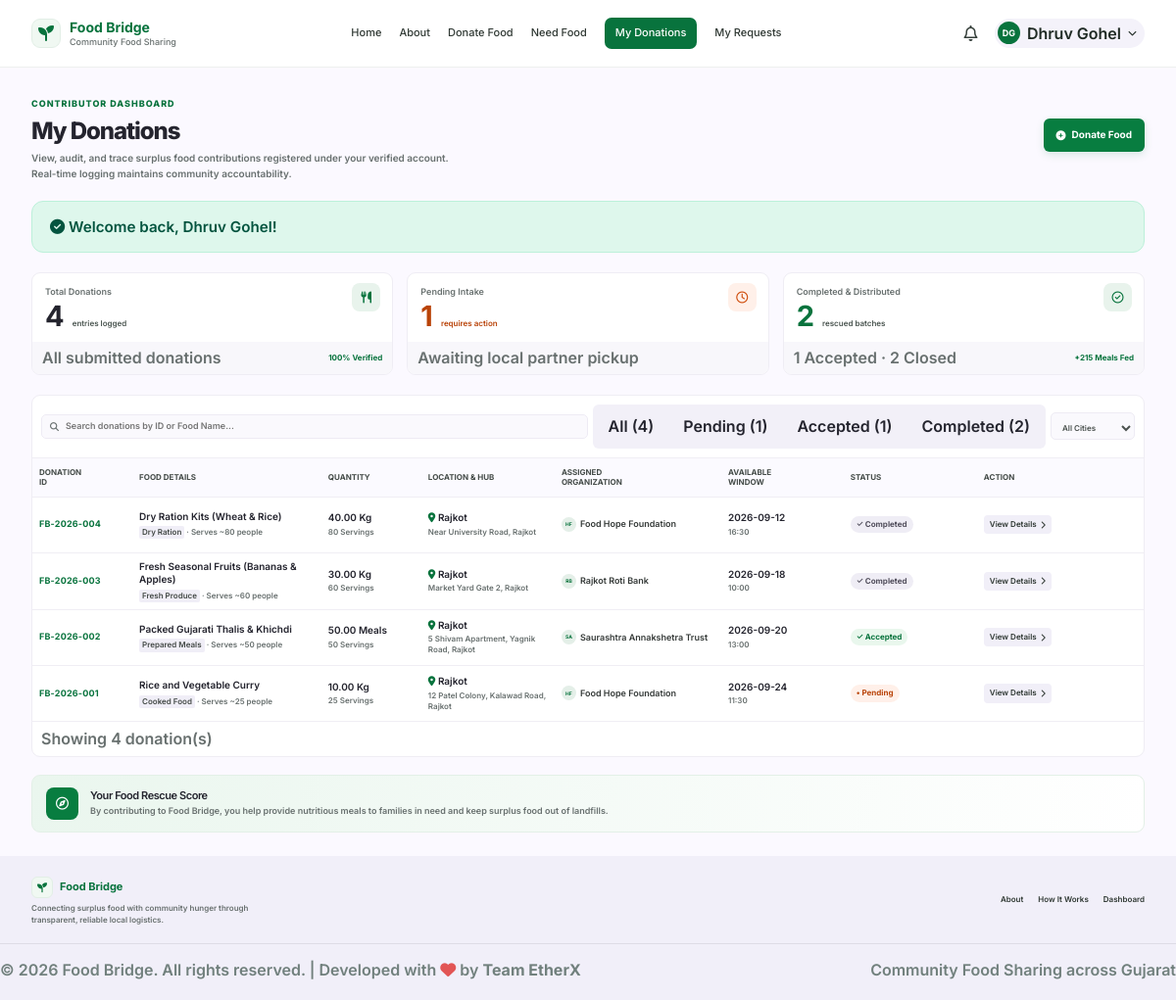
The page /my-donations.php (signed in) on the database its author committed.
### tables this page shows
CREATE TABLE IF NOT EXISTS `users` (
  `id` INT AUTO_INCREMENT PRIMARY KEY,
  `name` VARCHAR(150) NOT NULL,
  `email` VARCHAR(150) NOT NULL UNIQUE,
  `phone` VARCHAR(30) NOT NULL,
  `password` VARCHAR(255) NOT NULL,
  `city` VARCHAR(100) NOT NULL,
  `role` ENUM('user', 'admin') DEFAULT 'user',
  `status` ENUM('Active', 'Inactive', 'Blocked') DEFAULT 'Active',
  `created_at` DATETIME DEFAULT CURRENT_TIMESTAMP,
  `updated_at` DATETIME DEFAULT CURRENT_TIMESTAMP ON UPDATE CURRENT_TIMESTAMP,
  INDEX `idx_users_phone` (`phone`)
);

CREATE TABLE IF NOT EXISTS `donations` (
  `id` INT AUTO_INCREMENT PRIMARY KEY,
  `donation_code` VARCHAR(50) NOT NULL UNIQUE,
  `user_id` INT NOT NULL,
  `food_name` VARCHAR(255) NOT NULL,
  `food_type` VARCHAR(100) NOT NULL,
  `quantity` DECIMAL(10,2) NOT NULL,
  `unit` VARCHAR(50) NOT NULL DEFAULT 'Kg',
  `serves` INT NOT NULL DEFAULT 10,
  `available_date` DATE NOT NULL,
  `available_time` VARCHAR(50) NOT NULL,
  `food_photo` VARCHAR(255) DEFAULT NULL,
  `notes` TEXT DEFAULT NULL,
  `city_id` INT NOT NULL,
  `organization_id` INT NOT NULL,
  `pickup_address` TEXT DEFAULT NULL,
  `contact_phone` VARCHAR(50) DEFAULT NULL,
  `status` ENUM('Pending', 'Accepted', 'Completed', 'Cancelled') DEFAULT 'Pending',
  `created_at` DATETIME DEFAULT CURRENT_TIMESTAMP,
  `updated_at` DATETIME DEFAULT CURRENT_TIMESTAMP ON UPDATE CURRENT_TIMESTAMP,
  INDEX `idx_don_status` (`status`),
  INDEX `idx_don_created` (`created_at`),
  FOREIGN KEY (`user_id`) REFERENCES `users`(`id`) ON DELETE CASCADE,
  FOREIGN KEY (`city_id`) REFERENCES `cities`(`id`) ON DELETE RESTRICT,
  FOREIGN KEY (`organization_id`) REFERENCES `organizations`(`id`) ON DELETE RESTRICT
);

CREATE TABLE IF NOT EXISTS `cities` (
  `id` INT AUTO_INCREMENT PRIMARY KEY,
  `name` VARCHAR(100) NOT NULL UNIQUE,
  `status_label` VARCHAR(100) DEFAULT 'Active Hub',
  `centers_count` INT DEFAULT 4,
  `description` VARCHAR(255) DEFAULT '',
  `eta_info` VARCHAR(100) DEFAULT '< 45 mins',
  `is_active` TINYINT(1) DEFAULT 1,
  `created_at` DATETIME DEFAULT CURRENT_TIMESTAMP
);

CREATE TABLE IF NOT EXISTS `organizations` (
  `id` INT AUTO_INCREMENT PRIMARY KEY,
  `city_id` INT NOT NULL,
  `name` VARCHAR(150) NOT NULL,
  `short_code` VARCHAR(10) DEFAULT 'HF',
  `category` VARCHAR(100) DEFAULT 'Verified NGO distribution',
  `rating_info` VARCHAR(100) DEFAULT 'Admin Vetted Partner',
  `address` VARCHAR(255) NOT NULL,
  `distance_info` VARCHAR(100) DEFAULT '1.8 km from Pickup Hub',
  `phone` VARCHAR(50) DEFAULT '+91 828145-FOOD',
  `accepted_items` VARCHAR(255) DEFAULT 'Cooked Food, Packaged Food, Fresh Fruits',
  `description` TEXT,
  `is_active` TINYINT(1) DEFAULT 1,
  `created_at` DATETIME DEFAULT CURRENT_TIMESTAMP,
  INDEX `idx_org_active` (`is_active`),
  FOREIGN KEY (`city_id`) REFERENCES `cities`(`id`) ON DELETE CASCADE
);

### config/auth.php (called while the page is built, shortened)
<?php
require_once __DIR__ . '/db.php';
function isLoggedIn(): bool {
    return isset($_SESSION['user_id']) && !empty($_SESSION['user_id']);
}
function currentUser(): ?array {
    static $user = null;
    if ($user === null) {
        $db = getDB();
        $stmt = $db->prepare("SELECT id, name, email, phone, city, role, status, created_at FROM users WHERE id = ?");
        $stmt->execute([$_SESSION['user_id']]);
        $user = $stmt->fetch() ?: null;
    }
    return $user;
}

### config/db.php (called while the page is built, shortened)
<?php
function getFlash(): ?array {
    if (isset($_SESSION['flash'])) {
        $flash = $_SESSION['flash'];
        return $flash;
    }
    return null;
}
function sanitize(?string $input): string {
    return trim($input ?? '');
}

### my-donations.php (the view, shortened to what this page needs)
<?php
require_once __DIR__ . '/config/db.php';
require_once __DIR__ . '/config/auth.php';
$user = currentUser();
$db = getDB();
$flash = getFlash();
$search = sanitize($_GET['search'] ?? '');
$statusFilter = sanitize($_GET['status'] ?? '');
$query = "SELECT d.*, c.name as city_name, o.name as org_name, o.short_code as org_code
          FROM donations d
          LEFT JOIN cities c ON d.city_id = c.id
          LEFT JOIN organizations o ON d.organization_id = o.id
          WHERE d.user_id = ?";
$params = [$user['id']];
$query .= " ORDER BY d.id DESC";
$stmt = $db->prepare($query);
$stmt->execute($params);
$donations = $stmt->fetchAll();
$statStmt = $db->prepare("SELECT
    COUNT(*) as total,
    SUM(CASE WHEN status = 'Pending' THEN 1 ELSE 0 END) as pending_cnt,
    SUM(CASE WHEN status = 'Accepted' THEN 1 ELSE 0 END) as accepted_cnt,
    SUM(CASE WHEN status = 'Completed' THEN 1 ELSE 0 END) as completed_cnt,
    SUM(serves) as total_servings
    FROM donations WHERE user_id = ?");
$statStmt->execute([$user['id']]);
$stats = $statStmt->fetch() ?: ['total' => 0, 'pending_cnt' => 0, 'accepted_cnt' => 0, 'completed_cnt' => 0, 'total_servings' => 0];
?>
<!DOCTYPE html>
<html lang="en">
<head>
  <link rel="stylesheet" href="https://cdnjs.cloudflare.com/ajax/libs/font-awesome/6.5.0/css/all.min.css">
  <link rel="stylesheet" href="css/style.css">
  <link rel="stylesheet" href="css/app-header.css">
  <link rel="stylesheet" href="css/my-donations.css">
</head>
<body class="donations-page">
  <?php $activeHeaderPage = 'donations'; include __DIR__ . '/includes/app-header.php'; ?>
  <main class="donations-main">
    <section class="donations-heading">
      <div>
        <span class="donations-eyebrow">CONTRIBUTOR DASHBOARD</span>
        <h1>My Donations</h1>
        <p>View, audit, and trace surplus food contributions registered under your verified account.<br class="desktop-break"> Real-time logging maintains community accountability.</p>
      </div>
      <a class="donate-cta" href="donate-food.php"><i class="fa-solid fa-circle-plus" aria-hidden="true"></i> Donate Food</a>
    </section>
    <?php if ($flash): ?>
      <div style="background: #def7ec; color: #03543f; padding: 14px 18px; border-radius: 12px; margin-bottom: 20px; font-size: 0.95rem; border: 1px solid #bcf0da;">
        <i class="fa-solid fa-circle-check"></i> <?php echo htmlspecialchars($flash['message']); ?>
      </div>
    <?php endif; ?>
    <section class="donation-stats" aria-label="Donation summary">
      <article class="donation-stat">
        <div class="stat-main">
          <span>Total Donations</span>
          <strong><?php echo intval($stats['total']); ?></strong>
          <small>entries logged</small>
          <i class="fa-solid fa-utensils stat-icon" aria-hidden="true"></i>
        </div>
        <div class="stat-foot"><span>All submitted donations</span><strong>100% Verified</strong></div>
      </article>
      <article class="donation-stat pending">
        <div class="stat-main">
          <span>Pending Intake</span>
          <strong><?php echo intval($stats['pending_cnt']); ?></strong>
          <small>requires action</small>
          <i class="fa-regular fa-clock stat-icon" aria-hidden="true"></i>
        </div>
        <div class="stat-foot"><span>Awaiting local partner pickup</span></div>
      </article>
      <article class="donation-stat completed">
        <div class="stat-main">
          <span>Completed &amp; Distributed</span>
          <strong><?php echo intval($stats['completed_cnt']); ?></strong>
          <small>rescued batches</small>
          <i class="fa-regular fa-circle-check stat-icon" aria-hidden="true"></i>
        </div>
        <div class="stat-foot"><span><?php echo intval($stats['accepted_cnt']); ?> Accepted · <?php echo intval($stats['completed_cnt']); ?> Closed</span><strong>+<?php echo intval($stats['total_servings'] ?? 0); ?> Meals Fed</strong></div>
      </article>
    </section>
    <section class="donation-records" aria-label="Donation records">
      <form method="GET" action="my-donations.php" class="donation-toolbar">
        <label class="donation-search">
          <i class="fa-solid fa-magnifying-glass" aria-hidden="true"></i>
          <input type="search" name="search" value="<?php echo htmlspecialchars($search); ?>" placeholder="Search donations by ID or Food Name...">
        </label>
        <div class="donation-filters" aria-label="Filter donations">
          <a href="my-donations.php" class="<?php echo empty($statusFilter) ? 'selected' : ''; ?>" style="display:inline-block; padding: 8px 14px; text-decoration:none;">All (<?php echo intval($stats['total']); ?>)</a>
          <a href="my-donations.php?status=Pending" class="<?php echo $statusFilter === 'Pending' ? 'selected' : ''; ?>" style="display:inline-block; padding: 8px 14px; text-decoration:none;">Pending (<?php echo intval($stats['pending_cnt']); ?>)</a>
          <a href="my-donations.php?status=Accepted" class="<?php echo $statusFilter === 'Accepted' ? 'selected' : ''; ?>" style="display:inline-block; padding: 8px 14px; text-decoration:none;">Accepted (<?php echo intval($stats['accepted_cnt']); ?>)</a>
          <a href="my-donations.php?status=Completed" class="<?php echo $statusFilter === 'Completed' ? 'selected' : ''; ?>" style="display:inline-block; padding: 8px 14px; text-decoration:none;">Completed (<?php echo intval($stats['completed_cnt']); ?>)</a>
        </div>
        <label class="city-filter">
          <select name="city" onchange="this.form.submit()" aria-label="Filter by city">
            <option value="">All Cities</option>
          </select>
        </label>
      </form>
      <div class="donation-table-wrap">
        <table class="donation-table">
          <thead>
            <tr>
              <th scope="col">Donation<br>ID</th>
              <th scope="col">Food Details</th>
              <th scope="col">Quantity</th>
              <th scope="col">Location &amp; Hub</th>
              <th scope="col">Assigned<br>Organization</th>
              <th scope="col">Available<br>Window</th>
              <th scope="col">Status</th>
              <th scope="col">Action</th>
            </tr>
          </thead>
          <tbody>
            <?php if (empty($donations)): ?>
              <tr>
                <td colspan="8" style="text-align: center; padding: 36px; color: #677774;">
                  <i class="fa-solid fa-basket-shopping" style="font-size: 2rem; margin-bottom: 8px; display: block; color: #9bb0a8;"></i>
                  No donations found. <a href="donate-food.php" style="color: #1f8c5a; font-weight: 700;">Donate surplus food now</a>.
                </td>
              </tr>
            <?php else: ?>
              <?php foreach ($donations as $row):
                $statusClass = strtolower($row['status']) . '-status';
                $codeFormatted = htmlspecialchars($row['donation_code']);
              ?>
                <tr>
                  <td><strong class="donation-id"><?php echo $codeFormatted; ?></strong></td>
                  <td><strong><?php echo htmlspecialchars($row['food_name']); ?></strong><span class="food-tags"><em><?php echo htmlspecialchars($row['food_type']); ?></em> · Serves ~<?php echo htmlspecialchars($row['serves']); ?> people</span></td>
                  <td><strong><?php echo htmlspecialchars($row['quantity'] . ' ' . $row['unit']); ?></strong><span><?php echo htmlspecialchars($row['serves']); ?> Servings</span></td>
                  <td><strong class="location"><i class="fa-solid fa-location-dot" aria-hidden="true"></i> <?php echo htmlspecialchars($row['city_name'] ?? 'Rajkot'); ?></strong><span><?php echo htmlspecialchars($row['pickup_address'] ?? 'Municipal Hub'); ?></span></td>
                  <td><span class="organization"><b><?php echo htmlspecialchars($row['org_code'] ?? 'HF'); ?></b> <?php echo htmlspecialchars($row['org_name'] ?? 'Community Hub'); ?></span></td>
                  <td><strong><?php echo htmlspecialchars($row['available_date']); ?></strong><span><?php echo htmlspecialchars($row['available_time']); ?></span></td>
                  <td><span class="status <?php echo $statusClass; ?>"><?php echo htmlspecialchars($row['status']); ?></span></td>
                  <td><a class="details-link" href="donation-details.php?id=<?php echo $row['id']; ?>">View Details <i class="fa-solid fa-chevron-right" aria-hidden="true"></i></a></td>
                </tr>
              <?php endforeach; ?>
            <?php endif; ?>
          </tbody>
        </table>
      </div>
      <div class="donation-pagination">
        <span>Showing <?php echo count($donations); ?> donation(s)</span>
      </div>
    </section>
    <aside class="impact-card">
      <span class="impact-icon"><i class="fa-regular fa-compass" aria-hidden="true"></i></span>
      <div><h2>Your Food Rescue Score</h2><p>By contributing to Food Bridge, you help provide nutritious meals to families in need and keep surplus food out of landfills.</p></div>
    </aside>
  </main>
  <footer class="donations-footer">
    <div class="donations-footer-inner">
      <div class="donations-footer-brand">
        <a class="footer-brand" href="dashboard.php"><span class="app-header-mark"><i class="fa-solid fa-seedling" aria-hidden="true"></i></span><strong>Food Bridge</strong></a>
        <p>Connecting surplus food with community hunger through<br> transparent, reliable local logistics.</p>
      </div>
      <nav aria-label="Footer navigation">
        <a href="about.php">About</a><a href="about.php#how-it-works">How It Works</a><a href="dashboard.php">Dashboard</a>
      </nav>
    </div>
    <div class="donations-footer-bottom">
      <p>© <?php echo date('Y'); ?> Food Bridge. All rights reserved. | Developed with <i class="fa-solid fa-heart" style="color: #e25555;"></i> by <strong>Team EtherX</strong></p>
      <p>Community Food Sharing across Gujarat</p>
    </div>
  </footer>
</body>
</html>

### includes/app-header.php (shortened to what this page needs)
<?php
$activeHeaderPage = $activeHeaderPage ?? '';
$headerNavigation = [
    ['page' => 'home', 'label' => 'Home', 'href' => 'dashboard.php'],
    ['page' => 'about', 'label' => 'About', 'href' => 'about.php'],
    ['page' => 'donate', 'label' => 'Donate Food', 'href' => 'donate-food.php'],
    ['page' => 'need', 'label' => 'Need Food', 'href' => 'need-food.php'],
    ['page' => 'donations', 'label' => 'My Donations', 'href' => 'my-donations.php'],
    ['page' => 'requests', 'label' => 'My Requests', 'href' => 'my-requests.php'],
];
$user = currentUser();
$userName = $user ? $user['name'] : 'Dhruv Gohel';
$nameParts = preg_split('/\s+/', trim($userName));
$initials = '';
if (!empty($nameParts)) {
    $initials = mb_strtoupper(mb_substr($nameParts[0], 0, 1));
    if (count($nameParts) > 1) {
        $initials .= mb_strtoupper(mb_substr(end($nameParts), 0, 1));
    }
} else {
    $initials = 'DG';
}
?>
<header class="app-header">
  <div class="app-header-inner">
    <a class="app-header-brand" href="dashboard.php" aria-label="Food Bridge home">
      <span class="app-header-mark" aria-hidden="true"><i class="fa-solid fa-seedling"></i></span>
      <span class="app-header-brand-copy">
        <span class="app-header-brand-name">Food Bridge</span>
        <span class="app-header-brand-subtitle">Community Food Sharing</span>
      </span>
    </a>
    <nav class="app-header-nav" id="app-main-nav" aria-label="Main navigation">
      <?php foreach ($headerNavigation as $item): ?>
        <a href="<?php echo htmlspecialchars($item['href'], ENT_QUOTES, 'UTF-8'); ?>"<?php echo $activeHeaderPage === $item['page'] ? ' class="is-active" aria-current="page"' : ''; ?>>
          <?php echo htmlspecialchars($item['label'], ENT_QUOTES, 'UTF-8'); ?>
        </a>
      <?php endforeach; ?>
    </nav>
    <div class="app-header-actions">
      <a href="need-food.php" class="app-header-notifications" aria-label="Need food notifications" title="Food Requests">
        <i class="fa-regular fa-bell" aria-hidden="true"></i>
      </a>
      <details class="app-header-user-menu">
        <summary>
          <span class="app-header-avatar"><?php echo htmlspecialchars($initials); ?></span>
          <span class="app-header-name"><?php echo htmlspecialchars($userName); ?></span>
          <i class="fa-solid fa-chevron-down" aria-hidden="true"></i>
        </summary>
      </details>
    </div>
  </div>
</header>

### rows shown on the page
users: name "DG", name "Dhruv Gohel"
donations: donation_code "FB-2026-004", food_name "Dry Ration Kits (Wheat & Rice)", food_type "Dry Ration", serves "80", quantity+unit "40.00 Kg", city.name "Rajkot", pickup_address "Near University Road, Rajkot", organization.short_code "HF", organization.name "Food Hope Foundation", available_date "2026-09-12", available_time "16:30", status "Completed"
donations: donation_code "FB-2026-003", food_name "Fresh Seasonal Fruits (Bananas & Apples)", food_type "Fresh Produce", serves "60", quantity+unit "30.00 Kg", city.name "Rajkot", pickup_address "Market Yard Gate 2, Rajkot", organization.short_code "RB", organization.name "Rajkot Roti Bank", available_date "2026-09-18", available_time "10:00", status "Completed"
donations: donation_code "FB-2026-002", food_name "Packed Gujarati Thalis & Khichdi", food_type "Prepared Meals", serves "50", quantity+unit "50.00 Meals", city.name "Rajkot", pickup_address "5 Shivam Apartment, Yagnik Road, Rajkot", organization.short_code "SA", organization.name "Saurashtra Annakshetra Trust", available_date "2026-09-20", available_time "13:00", status "Accepted"
donations: donation_code "FB-2026-001", food_name "Rice and Vegetable Curry", food_type "Cooked Food", serves "25", quantity+unit "10.00 Kg", city.name "Rajkot", pickup_address "12 Patel Colony, Kalawad Road, Rajkot", organization.short_code "HF", organization.name "Food Hope Foundation", available_date "2026-09-24", available_time "11:30", status "Pending"

### other values the page prints
$item['label'] "Home"
$item['label'] "About"
$item['label'] "Donate Food"
$item['label'] "Need Food"
$item['label'] "My Donations"
$item['label'] "My Requests"
$flash['message'] "Welcome back, Dhruv Gohel!"
$stats['total'] "4"
$stats['pending_cnt'] "1"
$stats['completed_cnt'] "2"
$stats['accepted_cnt'] "1"
$stats['total_servings'] "215"
count($donations) "4"
